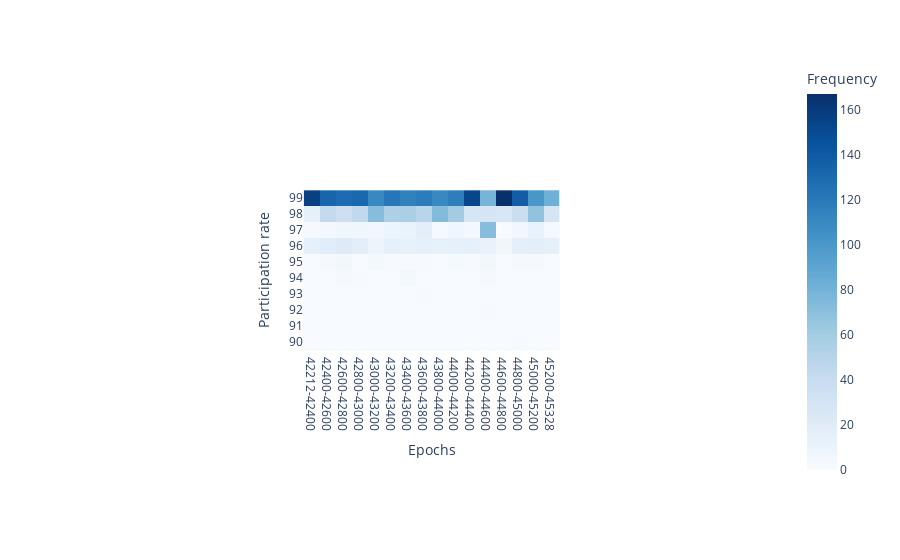

Notebook cell for this chart:
### Markdown cell above
### Participation rate

### Code cell
bins = pd.IntervalIndex.from_tuples([(i,i+1) for i in range(int(min(df["participation_rate"])), 100)][::-1])
df["participation_bin"] = pd.cut(df["participation_rate"], bins)
df_bucket = df[["bucket", "participation_bin", "n_bxs"]].groupby(["bucket", "participation_bin"]).sum("n_bxs").reset_index()
epoch_names = df_bucket.bucket.apply(
    lambda bucket: f"{max(min(df['epoch']), bucket * bucket_size)}-{min(max(df['epoch']), (bucket + 1) * bucket_size)}"
)
df_bucket["epoch"] = epoch_names
df_bucket = df_bucket[["participation_bin", "n_bxs", "epoch"]].pivot(index="participation_bin", columns=["epoch"])

px.imshow(
    df_bucket.to_numpy(),
    labels=dict(x="Epochs", y="Participation rate", color="Frequency"),
    x = sorted(list(set(epoch_names))),
    y = [str(s) for s in np.flip(np.arange(int(min(df["participation_rate"])), 100))],
    color_continuous_scale='blues'
)

### Figure 1 — Plotly figure (JSON) as saved in the notebook; plotly's stock layout.template omitted (floating-point values rounded to 4 significant figures; data arrays with more than 128 entries replaced by an {"elided": "..."} marker saying what was removed)
{"data": [{"coloraxis": "coloraxis", "hovertemplate": "Epochs: %{x}<br>Participation rate: %{y}<br>Frequency: %{z}<extra></extra>", "name": "0", "type": "heatmap", "x": ["42212-42400", "42400-42600", "42600-42800", "42800-43000", "43000-43200", "43200-43400", "43400-43600", "43600-43800", "43800-44000", "44000-44200", "44200-44400", "44400-44600", "44600-44800", "44800-45000", "45000-45200", "45200-45328"], "xaxis": "x", "y": ["99", "98", "97", "96", "95", "94", "93", "92", "91", "90"], "yaxis": "y", "z": {"elided": "10x16 int values"}}], "layout": {"autosize": true, "coloraxis": {"colorbar": {"title": {"text": "Frequency"}}, "colorscale": [[0, "rgb(247,251,255)"], [0.125, "rgb(222,235,247)"], [0.25, "rgb(198,219,239)"], [0.375, "rgb(158,202,225)"], [0.5, "rgb(107,174,214)"], [0.625, "rgb(66,146,198)"], [0.75, "rgb(33,113,181)"], [0.875, "rgb(8,81,156)"], [1, "rgb(8,48,107)"]]}, "margin": {"t": 60}, "xaxis": {"anchor": "y", "autorange": true, "constrain": "domain", "domain": [0.3182, 0.6818], "range": [-0.5, 15.5], "scaleanchor": "y", "title": {"text": "Epochs"}, "type": "category"}, "yaxis": {"anchor": "x", "autorange": true, "constrain": "domain", "domain": [0.264, 0.736], "range": [9.5, -0.5], "title": {"text": "Participation rate"}, "type": "category"}}}
